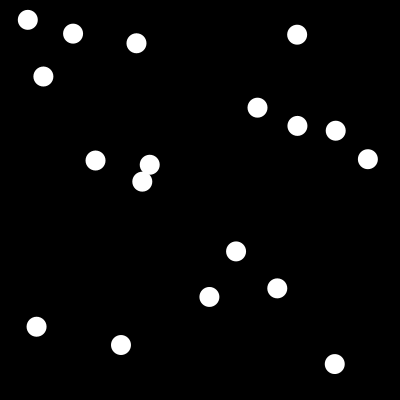
Frame 1 (no input)
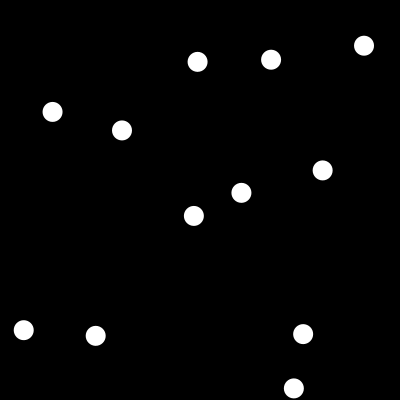
Frame 60 (the mouse pressed at the canvas centre just before this capture)
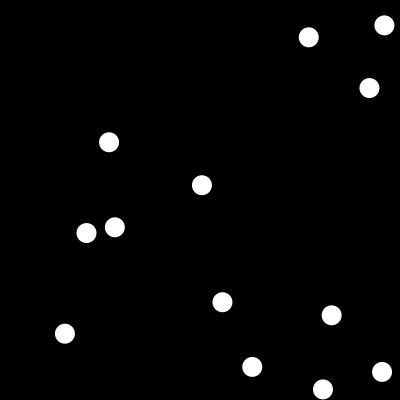
Frame 120 (the mouse held since frame 60 and released just before this capture)

The Processing sketch that drew these frames (run headless with seeded random() and noise(); from frame 60 on, the mouse is pressed at the canvas centre):

// Processing sketch: processing_24095
// ── processing_24095.pde

ArrayList cerclesArrayList;

void setup() {
  size(400,400);
  smooth();
  cerclesArrayList = new ArrayList();
  
  genererCercles();
  
  
}


void draw() {

  background(0);
  
  // Chercher les collisions
   for ( int i =cerclesArrayList.size()-2 ; i >= 0 ; i-- ) {
     CercleClass cercle1 = (CercleClass) cerclesArrayList.get(i);
     boolean supprimer_i = false;
     for ( int j =cerclesArrayList.size()-1 ; j > i ; j-- ) {
        CercleClass cercle2 = (CercleClass) cerclesArrayList.get(j);
       float distance = dist(cercle1.x,cercle1.y,cercle2.x,cercle2.y);
       if ( distance < (cercle1.diametre + cercle2.diametre)/2 ) {
         supprimer_i = true;
         cerclesArrayList.remove(j);
       }
     }
     if ( supprimer_i )  cerclesArrayList.remove(i);
   }
  
  for ( int i =0 ; i < cerclesArrayList.size() ; i++ ) {
    CercleClass cercle = (CercleClass) cerclesArrayList.get(i);
    cercle.draw();
    // Remettre les couleurs aux valeurs initiales
    cercle.couleur = color(255);
  }
}

void genererCercles() {
  for ( int i =0 ; i < 20 ; i++ ) {
    CercleClass cercle = new CercleClass();
    cerclesArrayList.add(cercle);
  }
}

void mousePressed() {
  genererCercles();
}

class CercleClass {
 float x,y; 
 float dx,dy;
 color couleur;
 int diametre;
  
  CercleClass() {
    diametre = 20;
    x = random(diametre/2,width-diametre/2);
    y= random(diametre/2,height-diametre/2); 
    couleur = color(255);
    dx = random(-2,2);
    dy = random(-2,2);
  }
  
  void draw() {
    
    x = x + dx;
    y = y + dy;
    
    if ( x > width-diametre/2 ) {
      dx = dx * -1;
      x =  width-diametre/2;
    } else if ( x < diametre/2 ) {
      dx = dx * -1;
      x =  diametre/2;
    }
    
     if ( y > height-diametre/2 ) {
      dy = dy * -1;
      y =  height-diametre/2;
    } else if ( y < diametre/2 ) {
      dy = dy * -1;
      y =  diametre/2;
    }
    
    noStroke();
    fill(couleur);
    ellipse(x,y,diametre,diametre);
    
  }
  
  
}               
